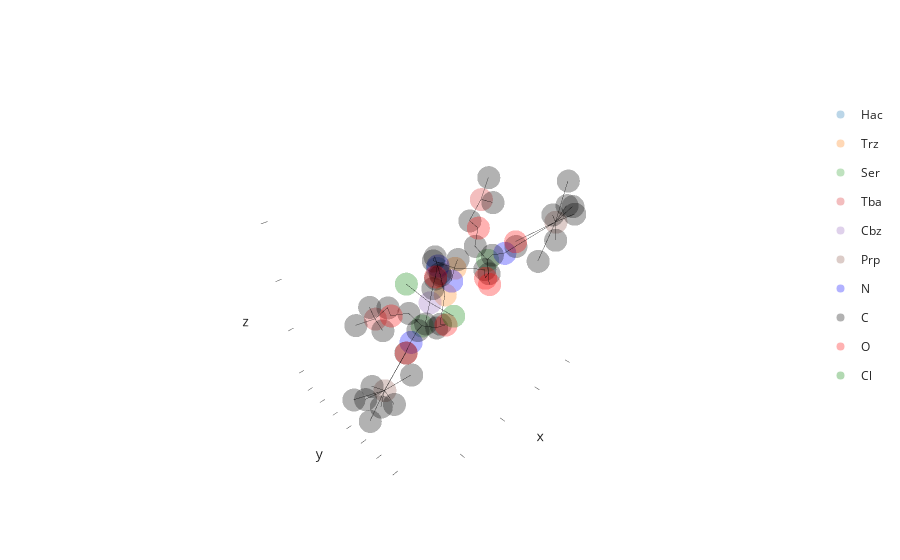

The notebook cell saved with this chart:
### Code cell
g = structure.make_residue_graph()
g.make_detailed()
g.show()

### Figure 1 — Plotly figure (JSON) as saved in the notebook; plotly's stock layout.template omitted (floating-point values rounded to 4 significant figures; data arrays with more than 128 entries replaced by an {"elided": "..."} marker saying what was removed)
{"data": [{"customdata": [["('H_HAC', 5, ' ')", 5, -1, "A"]], "hovertemplate": "element_or_resname=Hac<br>x=%{x}<br>y=%{y}<br>z=%{z}<br>id=%{customdata[0]}<br>serial=%{customdata[1]}<br>parent_serial=%{customdata[2]}<br>parent_id=%{customdata[3]}<extra></extra>", "legendgroup": "Hac", "marker": {"color": "#1F77B4", "opacity": 0.3, "symbol": "circle"}, "mode": "markers", "name": "Hac", "scene": "scene", "showlegend": true, "type": "scatter3d", "x": [-9.499], "y": [-11.91], "z": [-3.872]}, {"customdata": [["('H_TRZ', 9, ' ')", 9, -1, "A"], ["('H_TRZ', 4, ' ')", 4, -1, "A"]], "hovertemplate": "element_or_resname=Trz<br>x=%{x}<br>y=%{y}<br>z=%{z}<br>id=%{customdata[0]}<br>serial=%{customdata[1]}<br>parent_serial=%{customdata[2]}<br>parent_id=%{customdata[3]}<extra></extra>", "legendgroup": "Trz", "marker": {"color": "#FF7F0E", "opacity": 0.3, "symbol": "circle"}, "mode": "markers", "name": "Trz", "scene": "scene", "showlegend": true, "type": "scatter3d", "x": [-7.929, -6.331], "y": [-8.084, -7.676], "z": [-1.426, -3.258]}, {"customdata": [["('H_SER', 2, ' ')", 2, -1, "A"], ["('H_SER', 7, ' ')", 7, -1, "A"]], "hovertemplate": "element_or_resname=Ser<br>x=%{x}<br>y=%{y}<br>z=%{z}<br>id=%{customdata[0]}<br>serial=%{customdata[1]}<br>parent_serial=%{customdata[2]}<br>parent_id=%{customdata[3]}<extra></extra>", "legendgroup": "Ser", "marker": {"color": "#2CA02C", "opacity": 0.3, "symbol": "circle"}, "mode": "markers", "name": "Ser", "scene": "scene", "showlegend": true, "type": "scatter3d", "x": [-1.884, -7.448], "y": [-5.808, -4.137], "z": [-3.049, 1.316]}, {"customdata": [["('H_TBA', 3, ' ')", 3, -1, "A"], ["('H_TBA', 8, ' ')", 8, -1, "A"]], "hovertemplate": "element_or_resname=Tba<br>x=%{x}<br>y=%{y}<br>z=%{z}<br>id=%{customdata[0]}<br>serial=%{customdata[1]}<br>parent_serial=%{customdata[2]}<br>parent_id=%{customdata[3]}<extra></extra>", "legendgroup": "Tba", "marker": {"color": "#D62728", "opacity": 0.3, "symbol": "circle"}, "mode": "markers", "name": "Tba", "scene": "scene", "showlegend": true, "type": "scatter3d", "x": [-1.001, -10.28], "y": [-10.84, -7.46], "z": [-4.723, 4.452]}, {"customdata": [["('H_CBZ', 10, ' ')", 10, -1, "A"]], "hovertemplate": "element_or_resname=Cbz<br>x=%{x}<br>y=%{y}<br>z=%{z}<br>id=%{customdata[0]}<br>serial=%{customdata[1]}<br>parent_serial=%{customdata[2]}<br>parent_id=%{customdata[3]}<extra></extra>", "legendgroup": "Cbz", "marker": {"color": "#9467BD", "opacity": 0.3, "symbol": "circle"}, "mode": "markers", "name": "Cbz", "scene": "scene", "showlegend": true, "type": "scatter3d", "x": [-9.287], "y": [-12.81], "z": [-8.4]}, {"customdata": [["('H_PRP', 6, ' ')", 6, -1, "A"], ["('H_PRP', 1, ' ')", 1, -1, "A"]], "hovertemplate": "element_or_resname=Prp<br>x=%{x}<br>y=%{y}<br>z=%{z}<br>id=%{customdata[0]}<br>serial=%{customdata[1]}<br>parent_serial=%{customdata[2]}<br>parent_id=%{customdata[3]}<extra></extra>", "legendgroup": "Prp", "marker": {"color": "#8C564B", "opacity": 0.3, "symbol": "circle"}, "mode": "markers", "name": "Prp", "scene": "scene", "showlegend": true, "type": "scatter3d", "x": [-11.78, 2.201], "y": [-1.214, -5.911], "z": [4.104, -7.334]}, {"customdata": [["N", 32, 2, "('H_SER', 2, ' ')"], ["N12", 79, 5, "('H_HAC', 5, ' ')"], ["N", 115, 7, "('H_SER', 7, ' ')"], ["N20", 146, 9, "('H_TRZ', 9, ' ')"]], "hovertemplate": "element_or_resname=N<br>x=%{x}<br>y=%{y}<br>z=%{z}<br>id=%{customdata[0]}<br>serial=%{customdata[1]}<br>parent_serial=%{customdata[2]}<br>parent_id=%{customdata[3]}<extra></extra>", "legendgroup": "N", "marker": {"color": "blue", "opacity": 0.3, "symbol": "circle"}, "mode": "markers", "name": "N", "scene": "scene", "showlegend": true, "type": "scatter3d", "x": [-0.2824, -8.563, -7.797, -7.555], "y": [-5.354, -10.85, -2.811, -8.09], "z": [-3.461, -2.695, 2.347, -2.602]}, {"customdata": {"elided": "39x4 mixed values"}, "hovertemplate": "element_or_resname=C<br>x=%{x}<br>y=%{y}<br>z=%{z}<br>id=%{customdata[0]}<br>serial=%{customdata[1]}<br>parent_serial=%{customdata[2]}<br>parent_id=%{customdata[3]}<extra></extra>", "legendgroup": "C", "marker": {"color": "black", "opacity": 0.3, "symbol": "circle"}, "mode": "markers", "name": "C", "scene": "scene", "showlegend": true, "type": "scatter3d", "x": [-1.594, -8.339, -2.673, -9.123, -7.224, -1.15, -8.628, -9.668, -8.117, -7.269, -7.911, -7.08, -8.774, -4.104, -1.636, -7.402, 0.1491, -7.851, -7.977, 0.2998, -1.992, -1.672, -8.68, -14.56, -10.58, -11.88, -8.24, -12.86, -15.39, -11.27, 3.295, 1.441, 3.843, 3.538, 3.799, 2.033, 1.801, -11.2, -11.92], "y": [-6.016, -10.99, -4.992, -11.77, -10.05, -9.099, -5.316, -12.75, -10.02, -9.237, -4.073, -5.151, -2.549, -6.024, -7.069, -3.874, -5.529, -6.489, -7.79, -11.98, -12.99, -10.86, -12.91, -2.283, -0.8704, -0.5774, -0.1192, -0.3517, -1.952, -0.7042, -5.951, -3.404, -6.234, -8.594, -6.079, -5.039, -7.283, -7.566, -7.54], "z": [-3.465, -1.673, -3.226, -4.843, -1.225, -2.645, -0.6159, -6.766, -3.173, -2.185, 1.603, 2.299, 2.651, -4.29, -2.358, 0.1986, -4.409, 3.733, -0.4259, -5.349, -5.151, -6.432, -10.93, 6.298, 5.239, 5.649, 2.618, 4.694, 3.961, 2.93, -6.055, -4.325, -7.306, -9.5, -9.801, -8.37, -10.73, 6.042, 3.631]}, {"customdata": [["OXT", 38, 2, "('H_SER', 2, ' ')"], ["O2", 77, 5, "('H_HAC', 5, ' ')"], ["OG", 37, 2, "('H_SER', 2, ' ')"], ["OXT", 121, 7, "('H_SER', 7, ' ')"], ["OG", 120, 7, "('H_SER', 7, ' ')"], ["O", 118, 7, "('H_SER', 7, ' ')"], ["O7", 84, 6, "('H_PRP', 6, ' ')"], ["O7", 1, 1, "('H_PRP', 1, ' ')"]], "hovertemplate": "element_or_resname=O<br>x=%{x}<br>y=%{y}<br>z=%{z}<br>id=%{customdata[0]}<br>serial=%{customdata[1]}<br>parent_serial=%{customdata[2]}<br>parent_id=%{customdata[3]}<extra></extra>", "legendgroup": "O", "marker": {"color": "red", "opacity": 0.3, "symbol": "circle"}, "mode": "markers", "name": "O", "scene": "scene", "showlegend": true, "type": "scatter3d", "x": [-3.894, -10.01, -0.6121, -7.912, -7.562, -6.535, -9.725, -0.4352], "y": [-5.171, -12.68, -8.039, -4.6, -5.339, -3.063, -3.282, -6.214], "z": [-3.752, -5.46, -2.583, -0.8082, 3.63, -0.02092, 2.394, -5.243]}, {"customdata": [["Cl4", 161, 10, "('H_CBZ', 10, ' ')"], ["Cl1", 160, 10, "('H_CBZ', 10, ' ')"]], "hovertemplate": "element_or_resname=Cl<br>x=%{x}<br>y=%{y}<br>z=%{z}<br>id=%{customdata[0]}<br>serial=%{customdata[1]}<br>parent_serial=%{customdata[2]}<br>parent_id=%{customdata[3]}<extra></extra>", "legendgroup": "Cl", "marker": {"color": "green", "opacity": 0.3, "symbol": "circle"}, "mode": "markers", "name": "Cl", "scene": "scene", "showlegend": true, "type": "scatter3d", "x": [-7.713, -10.98], "y": [-14.57, -11.03], "z": [-6.148, -10.12]}, {"hoverinfo": "skip", "line": {"color": "black", "width": 1}, "mode": "lines", "opacity": 0.6, "showlegend": false, "type": "scatter3d", "x": [-9.499, -8.563], "y": [-11.91, -10.85], "z": [-3.872, -2.695]}, {"hoverinfo": "skip", "line": {"color": "black", "width": 1}, "mode": "lines", "opacity": 0.6, "showlegend": false, "type": "scatter3d", "x": [-9.499, -9.123], "y": [-11.91, -11.77], "z": [-3.872, -4.843]}, {"hoverinfo": "skip", "line": {"color": "black", "width": 1}, "mode": "lines", "opacity": 0.6, "showlegend": false, "type": "scatter3d", "x": [-7.929, -7.224], "y": [-8.084, -10.05], "z": [-1.426, -1.225]}, {"hoverinfo": "skip", "line": {"color": "black", "width": 1}, "mode": "lines", "opacity": 0.6, "showlegend": false, "type": "scatter3d", "x": [-7.929, -8.628], "y": [-8.084, -5.316], "z": [-1.426, -0.6159]}, {"hoverinfo": "skip", "line": {"color": "black", "width": 1}, "mode": "lines", "opacity": 0.6, "showlegend": false, "type": "scatter3d", "x": [-7.929, -7.977], "y": [-8.084, -7.79], "z": [-1.426, -0.4259]}, {"hoverinfo": "skip", "line": {"color": "black", "width": 1}, "mode": "lines", "opacity": 0.6, "showlegend": false, "type": "scatter3d", "x": [-7.929, -7.555], "y": [-8.084, -8.09], "z": [-1.426, -2.602]}, {"hoverinfo": "skip", "line": {"color": "black", "width": 1}, "mode": "lines", "opacity": 0.6, "showlegend": false, "type": "scatter3d", "x": [-1.884, -1.594], "y": [-5.808, -6.016], "z": [-3.049, -3.465]}, {"hoverinfo": "skip", "line": {"color": "black", "width": 1}, "mode": "lines", "opacity": 0.6, "showlegend": false, "type": "scatter3d", "x": [-1.884, -2.673], "y": [-5.808, -4.992], "z": [-3.049, -3.226]}, {"hoverinfo": "skip", "line": {"color": "black", "width": 1}, "mode": "lines", "opacity": 0.6, "showlegend": false, "type": "scatter3d", "x": [-1.884, -1.636], "y": [-5.808, -7.069], "z": [-3.049, -2.358]}, {"hoverinfo": "skip", "line": {"color": "black", "width": 1}, "mode": "lines", "opacity": 0.6, "showlegend": false, "type": "scatter3d", "x": [-1.001, -1.15], "y": [-10.84, -9.099], "z": [-4.723, -2.645]}, {"hoverinfo": "skip", "line": {"color": "black", "width": 1}, "mode": "lines", "opacity": 0.6, "showlegend": false, "type": "scatter3d", "x": [-1.001, 0.2998], "y": [-10.84, -11.98], "z": [-4.723, -5.349]}, {"hoverinfo": "skip", "line": {"color": "black", "width": 1}, "mode": "lines", "opacity": 0.6, "showlegend": false, "type": "scatter3d", "x": [-1.001, -1.992], "y": [-10.84, -12.99], "z": [-4.723, -5.151]}, {"hoverinfo": "skip", "line": {"color": "black", "width": 1}, "mode": "lines", "opacity": 0.6, "showlegend": false, "type": "scatter3d", "x": [-1.001, -1.672], "y": [-10.84, -10.86], "z": [-4.723, -6.432]}, {"hoverinfo": "skip", "line": {"color": "black", "width": 1}, "mode": "lines", "opacity": 0.6, "showlegend": false, "type": "scatter3d", "x": [-7.448, -7.402], "y": [-4.137, -3.874], "z": [1.316, 0.1986]}, {"hoverinfo": "skip", "line": {"color": "black", "width": 1}, "mode": "lines", "opacity": 0.6, "showlegend": false, "type": "scatter3d", "x": [-7.448, -7.911], "y": [-4.137, -4.073], "z": [1.316, 1.603]}, {"hoverinfo": "skip", "line": {"color": "black", "width": 1}, "mode": "lines", "opacity": 0.6, "showlegend": false, "type": "scatter3d", "x": [-7.448, -7.08], "y": [-4.137, -5.151], "z": [1.316, 2.299]}, {"hoverinfo": "skip", "line": {"color": "black", "width": 1}, "mode": "lines", "opacity": 0.6, "showlegend": false, "type": "scatter3d", "x": [-7.448, -6.535], "y": [-4.137, -3.063], "z": [1.316, -0.02092]}, {"hoverinfo": "skip", "line": {"color": "black", "width": 1}, "mode": "lines", "opacity": 0.6, "showlegend": false, "type": "scatter3d", "x": [-9.287, -9.668], "y": [-12.81, -12.75], "z": [-8.4, -6.766]}, {"hoverinfo": "skip", "line": {"color": "black", "width": 1}, "mode": "lines", "opacity": 0.6, "showlegend": false, "type": "scatter3d", "x": [-9.287, -7.713], "y": [-12.81, -14.57], "z": [-8.4, -6.148]}, {"hoverinfo": "skip", "line": {"color": "black", "width": 1}, "mode": "lines", "opacity": 0.6, "showlegend": false, "type": "scatter3d", "x": [-9.287, -10.98], "y": [-12.81, -11.03], "z": [-8.4, -10.12]}, {"hoverinfo": "skip", "line": {"color": "black", "width": 1}, "mode": "lines", "opacity": 0.6, "showlegend": false, "type": "scatter3d", "x": [-9.287, -8.68], "y": [-12.81, -12.91], "z": [-8.4, -10.93]}, {"hoverinfo": "skip", "line": {"color": "black", "width": 1}, "mode": "lines", "opacity": 0.6, "showlegend": false, "type": "scatter3d", "x": [-6.331, -4.104], "y": [-7.676, -6.024], "z": [-3.258, -4.29]}, {"hoverinfo": "skip", "line": {"color": "black", "width": 1}, "mode": "lines", "opacity": 0.6, "showlegend": false, "type": "scatter3d", "x": [-6.331, -7.269], "y": [-7.676, -9.237], "z": [-3.258, -2.185]}, {"hoverinfo": "skip", "line": {"color": "black", "width": 1}, "mode": "lines", "opacity": 0.6, "showlegend": false, "type": "scatter3d", "x": [-11.78, -8.774], "y": [-1.214, -2.549], "z": [4.104, 2.651]}, {"hoverinfo": "skip", "line": {"color": "black", "width": 1}, "mode": "lines", "opacity": 0.6, "showlegend": false, "type": "scatter3d", "x": [-11.78, -14.56], "y": [-1.214, -2.283], "z": [4.104, 6.298]}, {"hoverinfo": "skip", "line": {"color": "black", "width": 1}, "mode": "lines", "opacity": 0.6, "showlegend": false, "type": "scatter3d", "x": [-11.78, -10.58], "y": [-1.214, -0.8704], "z": [4.104, 5.239]}, {"hoverinfo": "skip", "line": {"color": "black", "width": 1}, "mode": "lines", "opacity": 0.6, "showlegend": false, "type": "scatter3d", "x": [-11.78, -11.88], "y": [-1.214, -0.5774], "z": [4.104, 5.649]}, {"hoverinfo": "skip", "line": {"color": "black", "width": 1}, "mode": "lines", "opacity": 0.6, "showlegend": false, "type": "scatter3d", "x": [-11.78, -8.24], "y": [-1.214, -0.1192], "z": [4.104, 2.618]}, {"hoverinfo": "skip", "line": {"color": "black", "width": 1}, "mode": "lines", "opacity": 0.6, "showlegend": false, "type": "scatter3d", "x": [-11.78, -12.86], "y": [-1.214, -0.3517], "z": [4.104, 4.694]}, {"hoverinfo": "skip", "line": {"color": "black", "width": 1}, "mode": "lines", "opacity": 0.6, "showlegend": false, "type": "scatter3d", "x": [-11.78, -15.39], "y": [-1.214, -1.952], "z": [4.104, 3.961]}, {"hoverinfo": "skip", "line": {"color": "black", "width": 1}, "mode": "lines", "opacity": 0.6, "showlegend": false, "type": "scatter3d", "x": [-11.78, -9.725], "y": [-1.214, -3.282], "z": [4.104, 2.394]}, {"hoverinfo": "skip", "line": {"color": "black", "width": 1}, "mode": "lines", "opacity": 0.6, "showlegend": false, "type": "scatter3d", "x": [-11.78, -11.27], "y": [-1.214, -0.7042], "z": [4.104, 2.93]}, {"hoverinfo": "skip", "line": {"color": "black", "width": 1}, "mode": "lines", "opacity": 0.6, "showlegend": false, "type": "scatter3d", "x": [2.201, 0.1491], "y": [-5.911, -5.529], "z": [-7.334, -4.409]}, {"hoverinfo": "skip", "line": {"color": "black", "width": 1}, "mode": "lines", "opacity": 0.6, "showlegend": false, "type": "scatter3d", "x": [2.201, 3.295], "y": [-5.911, -5.951], "z": [-7.334, -6.055]}, {"hoverinfo": "skip", "line": {"color": "black", "width": 1}, "mode": "lines", "opacity": 0.6, "showlegend": false, "type": "scatter3d", "x": [2.201, 1.441], "y": [-5.911, -3.404], "z": [-7.334, -4.325]}, {"hoverinfo": "skip", "line": {"color": "black", "width": 1}, "mode": "lines", "opacity": 0.6, "showlegend": false, "type": "scatter3d", "x": [2.201, 3.843], "y": [-5.911, -6.234], "z": [-7.334, -7.306]}, {"hoverinfo": "skip", "line": {"color": "black", "width": 1}, "mode": "lines", "opacity": 0.6, "showlegend": false, "type": "scatter3d", "x": [2.201, -0.4352], "y": [-5.911, -6.214], "z": [-7.334, -5.243]}, {"hoverinfo": "skip", "line": {"color": "black", "width": 1}, "mode": "lines", "opacity": 0.6, "showlegend": false, "type": "scatter3d", "x": [2.201, 3.538], "y": [-5.911, -8.594], "z": [-7.334, -9.5]}, {"hoverinfo": "skip", "line": {"color": "black", "width": 1}, "mode": "lines", "opacity": 0.6, "showlegend": false, "type": "scatter3d", "x": [2.201, 3.799], "y": [-5.911, -6.079], "z": [-7.334, -9.801]}, {"hoverinfo": "skip", "line": {"color": "black", "width": 1}, "mode": "lines", "opacity": 0.6, "showlegend": false, "type": "scatter3d", "x": [2.201, 2.033], "y": [-5.911, -5.039], "z": [-7.334, -8.37]}, {"hoverinfo": "skip", "line": {"color": "black", "width": 1}, "mode": "lines", "opacity": 0.6, "showlegend": false, "type": "scatter3d", "x": [2.201, 1.801], "y": [-5.911, -7.283], "z": [-7.334, -10.73]}, {"hoverinfo": "skip", "line": {"color": "black", "width": 1}, "mode": "lines", "opacity": 0.6, "showlegend": false, "type": "scatter3d", "x": [-10.28, -7.851], "y": [-7.46, -6.489], "z": [4.452, 3.733]}, {"hoverinfo": "skip", "line": {"color": "black", "width": 1}, "mode": "lines", "opacity": 0.6, "showlegend": false, "type": "scatter3d", "x": [-10.28, -11.2], "y": [-7.46, -7.566], "z": [4.452, 6.042]}, {"hoverinfo": "skip", "line": {"color": "black", "width": 1}, "mode": "lines", "opacity": 0.6, "showlegend": false, "type": "scatter3d", "x": [-10.28, -11.92], "y": [-7.46, -7.54], "z": [4.452, 3.631]}, {"hoverinfo": "skip", "line": {"color": "black", "width": 1}, "mode": "lines", "opacity": 0.6, "showlegend": false, "type": "scatter3d", "x": [-0.2824, -1.594], "y": [-5.354, -6.016], "z": [-3.461, -3.465]}, {"hoverinfo": "skip", "line": {"color": "black", "width": 1}, "mode": "lines", "opacity": 0.6, "showlegend": false, "type": "scatter3d", "x": [-0.2824, 0.1491], "y": [-5.354, -5.529], "z": [-3.461, -4.409]}, {"hoverinfo": "skip", "line": {"color": "black", "width": 1}, "mode": "lines", "opacity": 0.6, "showlegend": false, "type": "scatter3d", "x": [-8.563, -8.339], "y": [-10.85, -10.99], "z": [-2.695, -1.673]}, {"hoverinfo": "skip", "line": {"color": "black", "width": 1}, "mode": "lines", "opacity": 0.6, "showlegend": false, "type": "scatter3d", "x": [-8.563, -8.117], "y": [-10.85, -10.02], "z": [-2.695, -3.173]}, {"hoverinfo": "skip", "line": {"color": "black", "width": 1}, "mode": "lines", "opacity": 0.6, "showlegend": false, "type": "scatter3d", "x": [-8.339, -7.224], "y": [-10.99, -10.05], "z": [-1.673, -1.225]}, {"hoverinfo": "skip", "line": {"color": "black", "width": 1}, "mode": "lines", "opacity": 0.6, "showlegend": false, "type": "scatter3d", "x": [-3.894, -2.673], "y": [-5.171, -4.992], "z": [-3.752, -3.226]}, {"hoverinfo": "skip", "line": {"color": "black", "width": 1}, "mode": "lines", "opacity": 0.6, "showlegend": false, "type": "scatter3d", "x": [-3.894, -4.104], "y": [-5.171, -6.024], "z": [-3.752, -4.29]}, {"hoverinfo": "skip", "line": {"color": "black", "width": 1}, "mode": "lines", "opacity": 0.6, "showlegend": false, "type": "scatter3d", "x": [-10.01, -9.123], "y": [-12.68, -11.77], "z": [-5.46, -4.843]}, {"hoverinfo": "skip", "line": {"color": "black", "width": 1}, "mode": "lines", "opacity": 0.6, "showlegend": false, "type": "scatter3d", "x": [-10.01, -9.668], "y": [-12.68, -12.75], "z": [-5.46, -6.766]}, {"hoverinfo": "skip", "line": {"color": "black", "width": 1}, "mode": "lines", "opacity": 0.6, "showlegend": false, "type": "scatter3d", "x": [-0.6121, -1.15], "y": [-8.039, -9.099], "z": [-2.583, -2.645]}, {"hoverinfo": "skip", "line": {"color": "black", "width": 1}, "mode": "lines", "opacity": 0.6, "showlegend": false, "type": "scatter3d", "x": [-0.6121, -1.636], "y": [-8.039, -7.069], "z": [-2.583, -2.358]}, {"hoverinfo": "skip", "line": {"color": "black", "width": 1}, "mode": "lines", "opacity": 0.6, "showlegend": false, "type": "scatter3d", "x": [-7.912, -8.628], "y": [-4.6, -5.316], "z": [-0.8082, -0.6159]}, {"hoverinfo": "skip", "line": {"color": "black", "width": 1}, "mode": "lines", "opacity": 0.6, "showlegend": false, "type": "scatter3d", "x": [-7.912, -7.402], "y": [-4.6, -3.874], "z": [-0.8082, 0.1986]}, {"hoverinfo": "skip", "line": {"color": "black", "width": 1}, "mode": "lines", "opacity": 0.6, "showlegend": false, "type": "scatter3d", "x": [-8.117, -7.269], "y": [-10.02, -9.237], "z": [-3.173, -2.185]}, {"hoverinfo": "skip", "line": {"color": "black", "width": 1}, "mode": "lines", "opacity": 0.6, "showlegend": false, "type": "scatter3d", "x": [-7.797, -7.911], "y": [-2.811, -4.073], "z": [2.347, 1.603]}, {"hoverinfo": "skip", "line": {"color": "black", "width": 1}, "mode": "lines", "opacity": 0.6, "showlegend": false, "type": "scatter3d", "x": [-7.797, -8.774], "y": [-2.811, -2.549], "z": [2.347, 2.651]}, {"hoverinfo": "skip", "line": {"color": "black", "width": 1}, "mode": "lines", "opacity": 0.6, "showlegend": false, "type": "scatter3d", "x": [-7.562, -7.08], "y": [-5.339, -5.151], "z": [3.63, 2.299]}, {"hoverinfo": "skip", "line": {"color": "black", "width": 1}, "mode": "lines", "opacity": 0.6, "showlegend": false, "type": "scatter3d", "x": [-7.562, -7.851], "y": [-5.339, -6.489], "z": [3.63, 3.733]}], "layout": {"scene": {"xaxis": {"showgrid": false, "showline": false, "showticklabels": false}, "yaxis": {"showgrid": false, "showline": false, "showticklabels": false}, "zaxis": {"showgrid": false, "showline": false, "showticklabels": false}}}}
